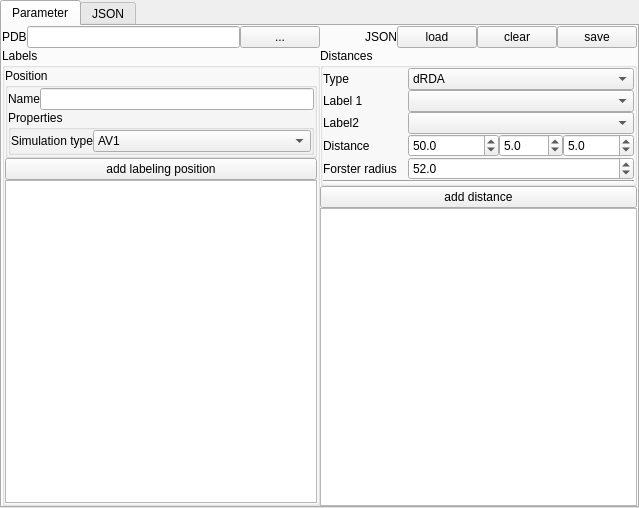
<?xml version="1.0" encoding="UTF-8"?>
<ui version="4.0">
 <class>Form</class>
 <widget class="QWidget" name="Form">
  <property name="geometry">
   <rect>
    <x>0</x>
    <y>0</y>
    <width>639</width>
    <height>508</height>
   </rect>
  </property>
  <property name="windowTitle">
   <string>fps.json editor</string>
  </property>
  <property name="windowIcon">
   <iconset>
    <normaloff>:/icons/icons/pdb2label.ico</normaloff>:/icons/icons/pdb2label.ico</iconset>
  </property>
  <layout class="QVBoxLayout" name="verticalLayout_2">
   <property name="spacing">
    <number>0</number>
   </property>
   <property name="leftMargin">
    <number>0</number>
   </property>
   <property name="topMargin">
    <number>0</number>
   </property>
   <property name="rightMargin">
    <number>0</number>
   </property>
   <property name="bottomMargin">
    <number>0</number>
   </property>
   <item>
    <widget class="QTabWidget" name="tabWidget">
     <property name="currentIndex">
      <number>0</number>
     </property>
     <widget class="QWidget" name="tab">
      <attribute name="title">
       <string>Parameter</string>
      </attribute>
      <layout class="QGridLayout" name="gridLayout_4">
       <property name="leftMargin">
        <number>0</number>
       </property>
       <property name="topMargin">
        <number>0</number>
       </property>
       <property name="rightMargin">
        <number>0</number>
       </property>
       <property name="bottomMargin">
        <number>0</number>
       </property>
       <property name="spacing">
        <number>0</number>
       </property>
       <item row="1" column="0" rowspan="3">
        <widget class="QGroupBox" name="groupBox_2">
         <property name="sizePolicy">
          <sizepolicy hsizetype="Preferred" vsizetype="Minimum">
           <horstretch>0</horstretch>
           <verstretch>0</verstretch>
          </sizepolicy>
         </property>
         <property name="title">
          <string>Labels</string>
         </property>
         <layout class="QGridLayout" name="gridLayout">
          <property name="leftMargin">
           <number>0</number>
          </property>
          <property name="topMargin">
           <number>0</number>
          </property>
          <property name="rightMargin">
           <number>0</number>
          </property>
          <property name="bottomMargin">
           <number>0</number>
          </property>
          <property name="spacing">
           <number>0</number>
          </property>
          <item row="0" column="0">
           <widget class="QGroupBox" name="groupBox">
            <property name="sizePolicy">
             <sizepolicy hsizetype="Expanding" vsizetype="Preferred">
              <horstretch>0</horstretch>
              <verstretch>0</verstretch>
             </sizepolicy>
            </property>
            <property name="title">
             <string>Position</string>
            </property>
            <layout class="QGridLayout" name="gridLayout_5">
             <property name="leftMargin">
              <number>0</number>
             </property>
             <property name="topMargin">
              <number>0</number>
             </property>
             <property name="rightMargin">
              <number>0</number>
             </property>
             <property name="bottomMargin">
              <number>0</number>
             </property>
             <property name="spacing">
              <number>0</number>
             </property>
             <item row="1" column="0">
              <widget class="QLabel" name="label_7">
               <property name="text">
                <string>Name</string>
               </property>
              </widget>
             </item>
             <item row="3" column="0" colspan="3">
              <layout class="QVBoxLayout" name="verticalLayout_3">
               <property name="spacing">
                <number>0</number>
               </property>
              </layout>
             </item>
             <item row="1" column="1">
              <widget class="QLineEdit" name="lineEdit_2"/>
             </item>
             <item row="4" column="0" colspan="2">
              <widget class="QGroupBox" name="groupBox_3">
               <property name="sizePolicy">
                <sizepolicy hsizetype="Expanding" vsizetype="Preferred">
                 <horstretch>0</horstretch>
                 <verstretch>0</verstretch>
                </sizepolicy>
               </property>
               <property name="title">
                <string>Properties</string>
               </property>
               <layout class="QGridLayout" name="gridLayout_2">
                <property name="leftMargin">
                 <number>0</number>
                </property>
                <property name="topMargin">
                 <number>0</number>
                </property>
                <property name="rightMargin">
                 <number>0</number>
                </property>
                <property name="bottomMargin">
                 <number>0</number>
                </property>
                <property name="spacing">
                 <number>0</number>
                </property>
                <item row="0" column="0">
                 <widget class="QLabel" name="label_2">
                  <property name="text">
                   <string>Simulation type</string>
                  </property>
                 </widget>
                </item>
                <item row="0" column="1">
                 <widget class="QComboBox" name="comboBox">
                  <property name="sizePolicy">
                   <sizepolicy hsizetype="Expanding" vsizetype="Fixed">
                    <horstretch>0</horstretch>
                    <verstretch>0</verstretch>
                   </sizepolicy>
                  </property>
                  <item>
                   <property name="text">
                    <string>AV1</string>
                   </property>
                  </item>
                  <item>
                   <property name="text">
                    <string>AV0</string>
                   </property>
                  </item>
                  <item>
                   <property name="text">
                    <string>AV3</string>
                   </property>
                  </item>
                 </widget>
                </item>
                <item row="1" column="0" colspan="3">
                 <layout class="QVBoxLayout" name="verticalLayout_4">
                  <property name="spacing">
                   <number>0</number>
                  </property>
                 </layout>
                </item>
               </layout>
              </widget>
             </item>
            </layout>
           </widget>
          </item>
          <item row="1" column="0">
           <widget class="QPushButton" name="pushButton_2">
            <property name="sizePolicy">
             <sizepolicy hsizetype="Minimum" vsizetype="Fixed">
              <horstretch>0</horstretch>
              <verstretch>0</verstretch>
             </sizepolicy>
            </property>
            <property name="maximumSize">
             <size>
              <width>16777215</width>
              <height>16777215</height>
             </size>
            </property>
            <property name="text">
             <string>add labeling position</string>
            </property>
           </widget>
          </item>
          <item row="2" column="0">
           <widget class="QListWidget" name="listWidget">
            <property name="sizePolicy">
             <sizepolicy hsizetype="MinimumExpanding" vsizetype="Expanding">
              <horstretch>0</horstretch>
              <verstretch>0</verstretch>
             </sizepolicy>
            </property>
            <property name="maximumSize">
             <size>
              <width>16777215</width>
              <height>16777215</height>
             </size>
            </property>
            <property name="toolTip">
             <string>&lt;html&gt;&lt;head/&gt;&lt;body&gt;&lt;p&gt;List of labeling positions:&lt;/p&gt;&lt;p&gt;A double click on a position deletes the position from the list.&lt;/p&gt;&lt;/body&gt;&lt;/html&gt;</string>
            </property>
           </widget>
          </item>
         </layout>
        </widget>
       </item>
       <item row="0" column="0">
        <layout class="QHBoxLayout" name="horizontalLayout_2">
         <property name="spacing">
          <number>0</number>
         </property>
         <item>
          <widget class="QLabel" name="label">
           <property name="sizePolicy">
            <sizepolicy hsizetype="Fixed" vsizetype="Preferred">
             <horstretch>0</horstretch>
             <verstretch>0</verstretch>
            </sizepolicy>
           </property>
           <property name="text">
            <string>PDB</string>
           </property>
          </widget>
         </item>
         <item>
          <widget class="QLineEdit" name="lineEdit">
           <property name="readOnly">
            <bool>true</bool>
           </property>
          </widget>
         </item>
         <item>
          <widget class="QPushButton" name="toolButton_4">
           <property name="sizePolicy">
            <sizepolicy hsizetype="Fixed" vsizetype="Minimum">
             <horstretch>0</horstretch>
             <verstretch>0</verstretch>
            </sizepolicy>
           </property>
           <property name="text">
            <string>...</string>
           </property>
          </widget>
         </item>
        </layout>
       </item>
       <item row="0" column="1" colspan="4">
        <layout class="QHBoxLayout" name="horizontalLayout_3">
         <property name="spacing">
          <number>0</number>
         </property>
         <item>
          <spacer name="horizontalSpacer">
           <property name="orientation">
            <enum>Qt::Horizontal</enum>
           </property>
           <property name="sizeHint" stdset="0">
            <size>
             <width>40</width>
             <height>20</height>
            </size>
           </property>
          </spacer>
         </item>
         <item>
          <widget class="QLabel" name="label_10">
           <property name="sizePolicy">
            <sizepolicy hsizetype="Fixed" vsizetype="Preferred">
             <horstretch>0</horstretch>
             <verstretch>0</verstretch>
            </sizepolicy>
           </property>
           <property name="text">
            <string>JSON</string>
           </property>
          </widget>
         </item>
         <item>
          <widget class="QPushButton" name="toolButton_2">
           <property name="text">
            <string>load</string>
           </property>
          </widget>
         </item>
         <item>
          <widget class="QPushButton" name="toolButton_3">
           <property name="text">
            <string>clear</string>
           </property>
          </widget>
         </item>
         <item>
          <widget class="QPushButton" name="toolButton">
           <property name="text">
            <string>save</string>
           </property>
          </widget>
         </item>
        </layout>
       </item>
       <item row="1" column="2" colspan="2">
        <widget class="QGroupBox" name="groupBox_4">
         <property name="title">
          <string>Distances</string>
         </property>
         <layout class="QGridLayout" name="gridLayout_3">
          <property name="leftMargin">
           <number>0</number>
          </property>
          <property name="topMargin">
           <number>0</number>
          </property>
          <property name="rightMargin">
           <number>0</number>
          </property>
          <property name="bottomMargin">
           <number>0</number>
          </property>
          <property name="spacing">
           <number>0</number>
          </property>
          <item row="1" column="2" colspan="4">
           <widget class="QComboBox" name="comboBox_2">
            <property name="sizePolicy">
             <sizepolicy hsizetype="MinimumExpanding" vsizetype="Fixed">
              <horstretch>0</horstretch>
              <verstretch>0</verstretch>
             </sizepolicy>
            </property>
           </widget>
          </item>
          <item row="2" column="0">
           <widget class="QLabel" name="label_5">
            <property name="text">
             <string>Label2</string>
            </property>
           </widget>
          </item>
          <item row="7" column="0" colspan="6">
           <widget class="Line" name="line">
            <property name="orientation">
             <enum>Qt::Horizontal</enum>
            </property>
           </widget>
          </item>
          <item row="3" column="0" colspan="2">
           <widget class="QLabel" name="label_8">
            <property name="sizePolicy">
             <sizepolicy hsizetype="Fixed" vsizetype="Preferred">
              <horstretch>0</horstretch>
              <verstretch>0</verstretch>
             </sizepolicy>
            </property>
            <property name="text">
             <string>Distance </string>
            </property>
           </widget>
          </item>
          <item row="3" column="5">
           <widget class="QDoubleSpinBox" name="doubleSpinBox_3">
            <property name="toolTip">
             <string>Experimental error in negative direction</string>
            </property>
            <property name="decimals">
             <number>1</number>
            </property>
            <property name="maximum">
             <double>99999.000000000000000</double>
            </property>
            <property name="value">
             <double>5.000000000000000</double>
            </property>
           </widget>
          </item>
          <item row="1" column="0">
           <widget class="QLabel" name="label_3">
            <property name="text">
             <string>Label 1</string>
            </property>
           </widget>
          </item>
          <item row="2" column="2" colspan="4">
           <widget class="QComboBox" name="comboBox_4">
            <property name="sizePolicy">
             <sizepolicy hsizetype="Expanding" vsizetype="Fixed">
              <horstretch>0</horstretch>
              <verstretch>0</verstretch>
             </sizepolicy>
            </property>
           </widget>
          </item>
          <item row="3" column="4">
           <widget class="QDoubleSpinBox" name="doubleSpinBox_2">
            <property name="toolTip">
             <string>Experimental error in positive direction</string>
            </property>
            <property name="decimals">
             <number>1</number>
            </property>
            <property name="maximum">
             <double>9999.000000000000000</double>
            </property>
            <property name="value">
             <double>5.000000000000000</double>
            </property>
           </widget>
          </item>
          <item row="4" column="2" colspan="4">
           <widget class="QDoubleSpinBox" name="doubleSpinBox_4">
            <property name="toolTip">
             <string>Forster radius of the label pair</string>
            </property>
            <property name="decimals">
             <number>1</number>
            </property>
            <property name="maximum">
             <double>999.000000000000000</double>
            </property>
            <property name="singleStep">
             <double>0.500000000000000</double>
            </property>
            <property name="value">
             <double>52.000000000000000</double>
            </property>
           </widget>
          </item>
          <item row="4" column="0" colspan="2">
           <widget class="QLabel" name="label_9">
            <property name="text">
             <string>Forster radius</string>
            </property>
           </widget>
          </item>
          <item row="3" column="2" colspan="2">
           <widget class="QDoubleSpinBox" name="doubleSpinBox">
            <property name="toolTip">
             <string>Experimental distance</string>
            </property>
            <property name="decimals">
             <number>1</number>
            </property>
            <property name="maximum">
             <double>999.000000000000000</double>
            </property>
            <property name="value">
             <double>50.000000000000000</double>
            </property>
           </widget>
          </item>
          <item row="0" column="0">
           <widget class="QLabel" name="label_4">
            <property name="sizePolicy">
             <sizepolicy hsizetype="Fixed" vsizetype="Preferred">
              <horstretch>0</horstretch>
              <verstretch>0</verstretch>
             </sizepolicy>
            </property>
            <property name="text">
             <string>Type</string>
            </property>
           </widget>
          </item>
          <item row="0" column="2" colspan="4">
           <widget class="QComboBox" name="comboBox_3">
            <property name="sizePolicy">
             <sizepolicy hsizetype="MinimumExpanding" vsizetype="Fixed">
              <horstretch>0</horstretch>
              <verstretch>0</verstretch>
             </sizepolicy>
            </property>
            <property name="toolTip">
             <string>Type of the distance</string>
            </property>
            <item>
             <property name="text">
              <string>dRDA</string>
             </property>
            </item>
            <item>
             <property name="text">
              <string>dRDAE</string>
             </property>
            </item>
            <item>
             <property name="text">
              <string>dRMP</string>
             </property>
            </item>
            <item>
             <property name="text">
              <string>pRDA</string>
             </property>
            </item>
           </widget>
          </item>
         </layout>
        </widget>
       </item>
       <item row="3" column="2">
        <widget class="QListWidget" name="listWidget_2">
         <property name="sizePolicy">
          <sizepolicy hsizetype="Expanding" vsizetype="Expanding">
           <horstretch>0</horstretch>
           <verstretch>0</verstretch>
          </sizepolicy>
         </property>
         <property name="minimumSize">
          <size>
           <width>150</width>
           <height>0</height>
          </size>
         </property>
         <property name="maximumSize">
          <size>
           <width>16777215</width>
           <height>16777215</height>
          </size>
         </property>
         <property name="toolTip">
          <string>List of experimental distances</string>
         </property>
        </widget>
       </item>
       <item row="2" column="2">
        <widget class="QPushButton" name="pushButton_3">
         <property name="sizePolicy">
          <sizepolicy hsizetype="Minimum" vsizetype="Fixed">
           <horstretch>0</horstretch>
           <verstretch>0</verstretch>
          </sizepolicy>
         </property>
         <property name="text">
          <string>add distance</string>
         </property>
        </widget>
       </item>
      </layout>
     </widget>
     <widget class="QWidget" name="tab_2">
      <attribute name="title">
       <string>JSON</string>
      </attribute>
      <layout class="QVBoxLayout" name="verticalLayout">
       <property name="spacing">
        <number>0</number>
       </property>
       <property name="leftMargin">
        <number>0</number>
       </property>
       <property name="topMargin">
        <number>0</number>
       </property>
       <property name="rightMargin">
        <number>0</number>
       </property>
       <property name="bottomMargin">
        <number>0</number>
       </property>
       <item>
        <widget class="QPushButton" name="toolButton_5">
         <property name="text">
          <string>update</string>
         </property>
        </widget>
       </item>
      </layout>
     </widget>
    </widget>
   </item>
  </layout>
  <action name="actionClear">
   <property name="icon">
    <iconset resource="../../../resources/resource.qrc">
     <normaloff>:/icons/icons/Edit-delete-2.svg</normaloff>:/icons/icons/Edit-delete-2.svg</iconset>
   </property>
   <property name="text">
    <string>clear</string>
   </property>
  </action>
  <action name="actionLoad">
   <property name="icon">
    <iconset resource="../../../resources/resource.qrc">
     <normaloff>:/icons/icons/document-open.svg</normaloff>:/icons/icons/document-open.svg</iconset>
   </property>
   <property name="text">
    <string>Load</string>
   </property>
  </action>
  <action name="actionSave">
   <property name="icon">
    <iconset>
     <normaloff>:/icons/icons/Document-save.svg</normaloff>:/icons/icons/Document-save.svg</iconset>
   </property>
   <property name="text">
    <string>Save</string>
   </property>
  </action>
  <action name="actionReadTextEdit">
   <property name="text">
    <string>ReadTextEdit</string>
   </property>
  </action>
  <action name="actionRemoveLabelingPosition">
   <property name="text">
    <string>RemoveLabelingPosition</string>
   </property>
  </action>
  <action name="actionRemove_distance">
   <property name="text">
    <string>Remove distance</string>
   </property>
  </action>
 </widget>
 <resources>
  <include location="../../../resources/resource.qrc"/>
 </resources>
 <connections>
  <connection>
   <sender>toolButton_2</sender>
   <signal>clicked()</signal>
   <receiver>actionLoad</receiver>
   <slot>trigger()</slot>
   <hints>
    <hint type="sourcelabel">
     <x>512</x>
     <y>52</y>
    </hint>
    <hint type="destinationlabel">
     <x>-1</x>
     <y>-1</y>
    </hint>
   </hints>
  </connection>
  <connection>
   <sender>toolButton_3</sender>
   <signal>clicked()</signal>
   <receiver>actionClear</receiver>
   <slot>trigger()</slot>
   <hints>
    <hint type="sourcelabel">
     <x>546</x>
     <y>52</y>
    </hint>
    <hint type="destinationlabel">
     <x>-1</x>
     <y>-1</y>
    </hint>
   </hints>
  </connection>
  <connection>
   <sender>toolButton</sender>
   <signal>clicked()</signal>
   <receiver>actionSave</receiver>
   <slot>trigger()</slot>
   <hints>
    <hint type="sourcelabel">
     <x>582</x>
     <y>52</y>
    </hint>
    <hint type="destinationlabel">
     <x>-1</x>
     <y>-1</y>
    </hint>
   </hints>
  </connection>
  <connection>
   <sender>toolButton_5</sender>
   <signal>clicked()</signal>
   <receiver>actionReadTextEdit</receiver>
   <slot>trigger()</slot>
   <hints>
    <hint type="sourcelabel">
     <x>200</x>
     <y>92</y>
    </hint>
    <hint type="destinationlabel">
     <x>-1</x>
     <y>-1</y>
    </hint>
   </hints>
  </connection>
  <connection>
   <sender>listWidget</sender>
   <signal>doubleClicked(QModelIndex)</signal>
   <receiver>actionRemoveLabelingPosition</receiver>
   <slot>trigger()</slot>
   <hints>
    <hint type="sourcelabel">
     <x>158</x>
     <y>350</y>
    </hint>
    <hint type="destinationlabel">
     <x>-1</x>
     <y>-1</y>
    </hint>
   </hints>
  </connection>
  <connection>
   <sender>listWidget_2</sender>
   <signal>doubleClicked(QModelIndex)</signal>
   <receiver>actionRemove_distance</receiver>
   <slot>trigger()</slot>
   <hints>
    <hint type="sourcelabel">
     <x>474</x>
     <y>363</y>
    </hint>
    <hint type="destinationlabel">
     <x>-1</x>
     <y>-1</y>
    </hint>
   </hints>
  </connection>
 </connections>
</ui>
